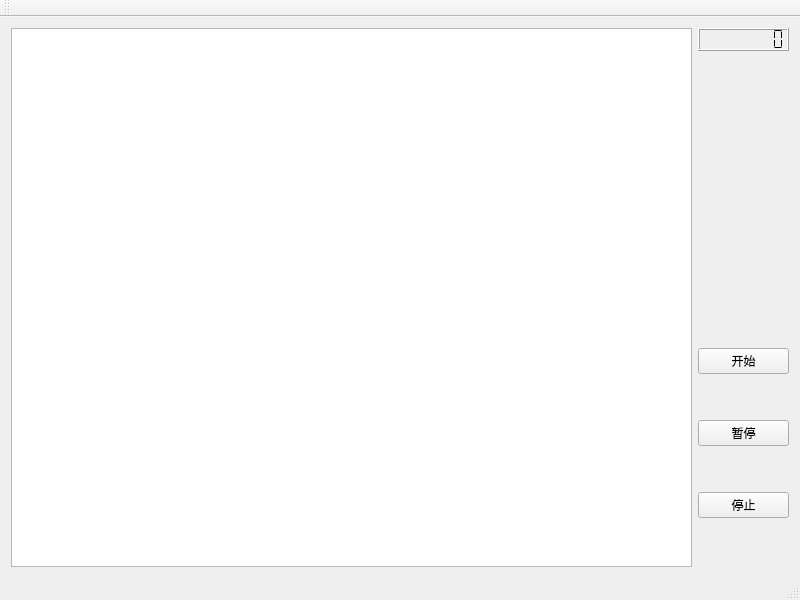
<?xml version="1.0" encoding="UTF-8"?>
<ui version="4.0">
 <class>MainWindow</class>
 <widget class="QMainWindow" name="MainWindow">
  <property name="geometry">
   <rect>
    <x>0</x>
    <y>0</y>
    <width>800</width>
    <height>600</height>
   </rect>
  </property>
  <property name="sizePolicy">
   <sizepolicy hsizetype="Minimum" vsizetype="Minimum">
    <horstretch>0</horstretch>
    <verstretch>0</verstretch>
   </sizepolicy>
  </property>
  <property name="minimumSize">
   <size>
    <width>800</width>
    <height>600</height>
   </size>
  </property>
  <property name="windowTitle">
   <string>打地鼠</string>
  </property>
  <property name="windowIcon">
   <iconset resource="img.qrc">
    <normaloff>:/bg/mouse.jpg</normaloff>:/bg/mouse.jpg</iconset>
  </property>
  <widget class="QWidget" name="centralWidget">
   <layout class="QHBoxLayout" name="horizontalLayout">
    <item>
     <widget class="QGraphicsView" name="graphicsView"/>
    </item>
    <item>
     <layout class="QVBoxLayout" name="verticalLayout" stretch="1,6,0,0,3,0,3,1">
      <item>
       <widget class="QLCDNumber" name="lcdNumber">
        <property name="sizePolicy">
         <sizepolicy hsizetype="Preferred" vsizetype="Fixed">
          <horstretch>0</horstretch>
          <verstretch>0</verstretch>
         </sizepolicy>
        </property>
        <property name="font">
         <font>
          <pointsize>9</pointsize>
         </font>
        </property>
        <property name="digitCount">
         <number>8</number>
        </property>
        <property name="segmentStyle">
         <enum>QLCDNumber::Flat</enum>
        </property>
       </widget>
      </item>
      <item>
       <spacer name="verticalSpacer">
        <property name="orientation">
         <enum>Qt::Vertical</enum>
        </property>
        <property name="sizeHint" stdset="0">
         <size>
          <width>20</width>
          <height>40</height>
         </size>
        </property>
       </spacer>
      </item>
      <item>
       <widget class="QPushButton" name="btn_start">
        <property name="text">
         <string>开始</string>
        </property>
       </widget>
      </item>
      <item>
       <spacer name="verticalSpacer_3">
        <property name="orientation">
         <enum>Qt::Vertical</enum>
        </property>
        <property name="sizeHint" stdset="0">
         <size>
          <width>20</width>
          <height>40</height>
         </size>
        </property>
       </spacer>
      </item>
      <item>
       <widget class="QPushButton" name="btn_pause">
        <property name="text">
         <string>暂停</string>
        </property>
       </widget>
      </item>
      <item>
       <spacer name="verticalSpacer_4">
        <property name="orientation">
         <enum>Qt::Vertical</enum>
        </property>
        <property name="sizeHint" stdset="0">
         <size>
          <width>20</width>
          <height>40</height>
         </size>
        </property>
       </spacer>
      </item>
      <item>
       <widget class="QPushButton" name="btn_stop">
        <property name="text">
         <string>停止</string>
        </property>
       </widget>
      </item>
      <item>
       <spacer name="verticalSpacer_2">
        <property name="orientation">
         <enum>Qt::Vertical</enum>
        </property>
        <property name="sizeHint" stdset="0">
         <size>
          <width>20</width>
          <height>40</height>
         </size>
        </property>
       </spacer>
      </item>
     </layout>
    </item>
   </layout>
  </widget>
  <widget class="QMenuBar" name="menuBar">
   <property name="geometry">
    <rect>
     <x>0</x>
     <y>0</y>
     <width>800</width>
     <height>26</height>
    </rect>
   </property>
  </widget>
  <widget class="QToolBar" name="mainToolBar">
   <attribute name="toolBarArea">
    <enum>TopToolBarArea</enum>
   </attribute>
   <attribute name="toolBarBreak">
    <bool>false</bool>
   </attribute>
  </widget>
  <widget class="QStatusBar" name="statusBar"/>
 </widget>
 <layoutdefault spacing="6" margin="11"/>
 <resources>
  <include location="img.qrc"/>
 </resources>
 <connections/>
</ui>
